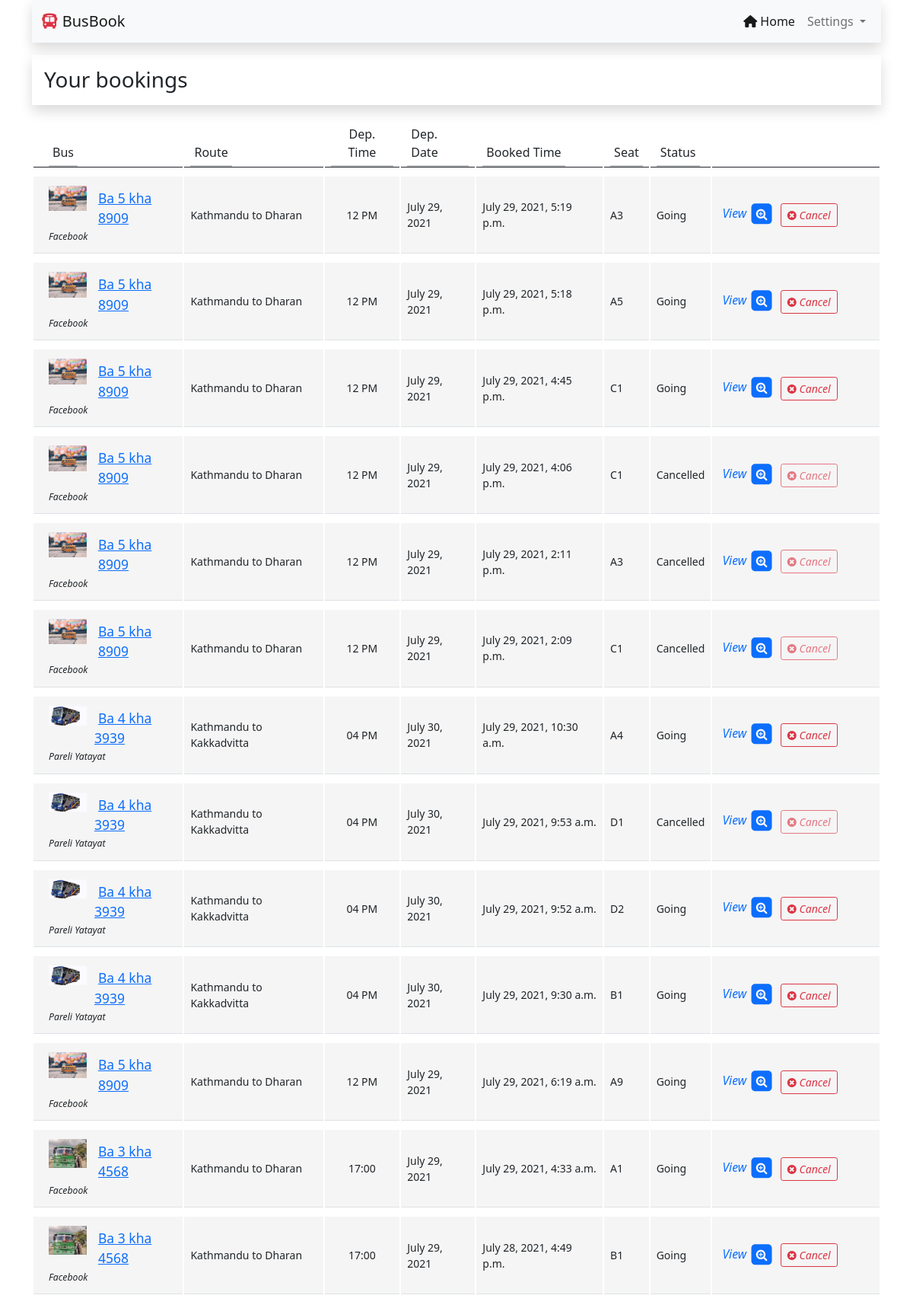
Before: /booking/your-bookings (signed in) with the older database file.
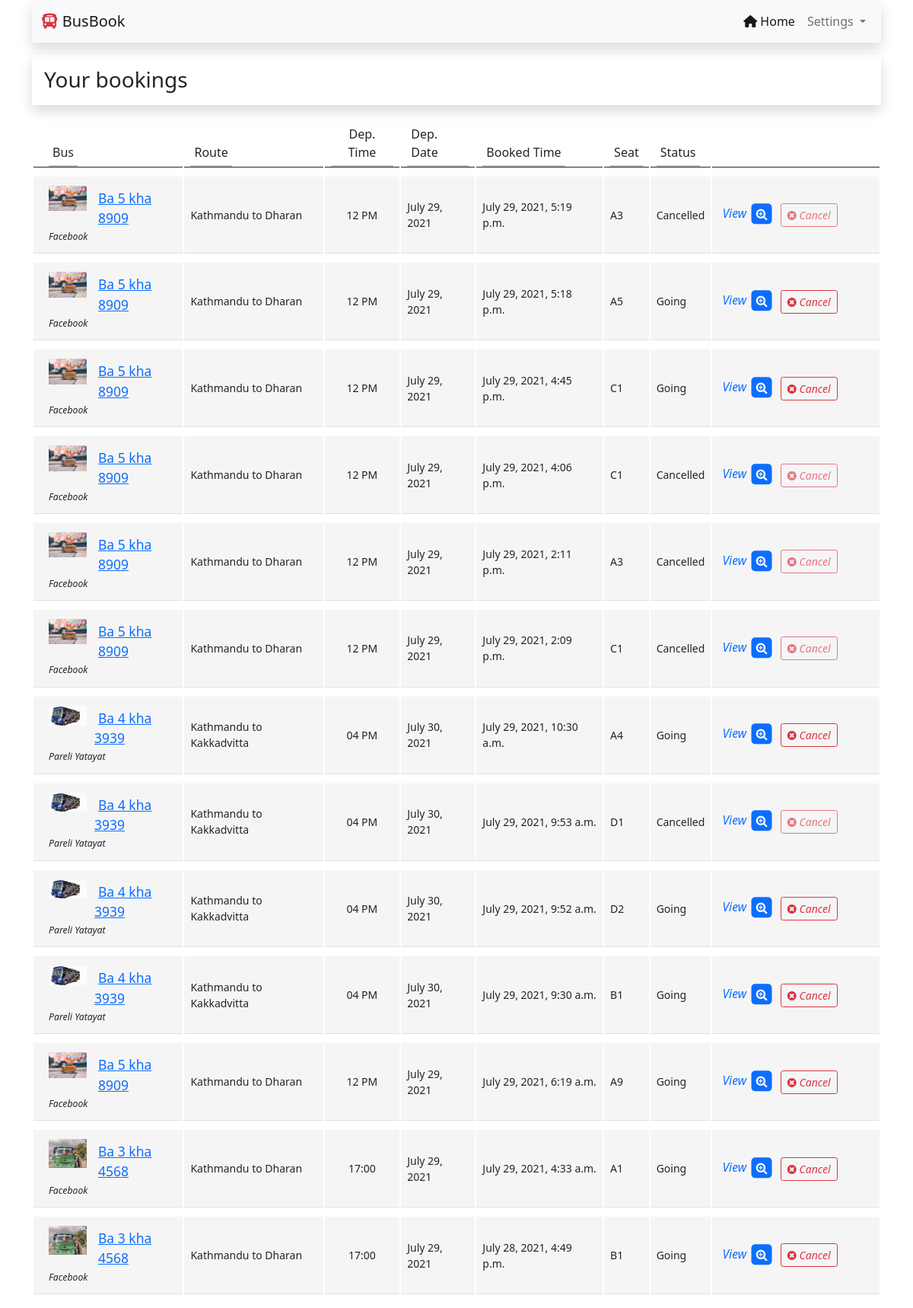
After: the same page with the newer database file.
### booking/models.py (models this page shows, shortened)
class Reservation(models.Model):
    route=models.ForeignKey(Route, on_delete=models.CASCADE)
    user=models.ForeignKey(User, on_delete=models.CASCADE)
    seat=models.ForeignKey(Seat, on_delete=models.CASCADE)
    date_created = models.DateTimeField(default=datetime.now, blank=True)
    cancelled=models.BooleanField(default=False)
    user_phone=models.CharField(max_length=15, null=True)

class Route(models.Model):
    bus=models.ForeignKey(Bus, on_delete=models.CASCADE)
    source=models.CharField(max_length=100)
    destination=models.CharField(max_length=100)
    date=models.DateField()
    time= models.CharField(max_length=5)
    fare=models.IntegerField(null=False)
    def __str__(self):
        return ((self.source).capitalize() + ' to ' + (self.destination).capitalize())

class Bus(models.Model):
    bus_no= models.CharField(max_length=50)
    company=models.ForeignKey(BusCompany, on_delete=models.CASCADE)
    totalseat=models.IntegerField(default=0)
    ac= models.BooleanField(default=False)
    driver= models.CharField(max_length=100)
    phone=models.CharField(max_length=15)
    photo=models.ImageField(upload_to='buspic')
    def __str__(self):
        return self.bus_no

class BusCompany(models.Model):
    name= models.CharField(max_length=100)
    phone=models.CharField(max_length=15)

class Seat(models.Model):
    seat_id=models.CharField(max_length=10, primary_key=True)
    def __str__(self):
        return self.seat_id

### booking/views.py (the view, shortened to what this page needs)
# urls.py: path('your-bookings', BookingList.as_view(), name='bookinglist'),
class BookingList(ListView):
    template_name='booking/your_bookings.html'
    context_object_name = 'booking'
    def get_queryset(self):
        user=self.request.user
        queryset = Reservation.objects.filter(user=user).order_by('-id')
        return queryset

### templates/booking/your_bookings.html (shortened to what this page needs)
{% extends 'base.html' %}
{% block navblock %}
<div class="container mt-3">
    <link href="https://maxcdn.bootstrapcdn.com/font-awesome/4.3.0/css/font-awesome.min.css" rel="stylesheet">
    <h3 class="my-3 shadow p-3">Your bookings</h3>
<div class="row">
	<div class="col-lg-12">
		<div class="main-box clearfix">
			<div class="table-responsive">
				<table class="table user-list">
					<thead>
						<tr>
							<th><span>Bus</span></th>
							<th><span>Route</span></th>
							<th class="text-center"><span>Dep. Time</span></th>
							<th><span>Dep. Date</span></th>
							<th><span>Booked Time</span></th>
							<th><span>Seat</span></th>
                            <th><span>Status</span></th>
							<th>&nbsp;</th>
						</tr>
					</thead>
					<tbody>
                        {% for i in booking%}
						<tr>
							<td>
								<img src="{{i.route.bus.photo.url}}" alt="">
								<a href="#" class="user-link">{{i.route.bus}}</a>
								<span class="user-subhead">{{i.route.bus.company.name}}</span>
							</td>
							<td>
								{{i.route}}
							</td>
							<td class="text-center">
								<span class="label label-default">{{i.route.time}}</span>
							</td>
							<td>
								<span class="label label-default">{{i.route.date}}</span>
							</td>
                            <td>
								<span class="label label-default">{{i.date_created}}</span>
							</td>
                            <td>
								<span class="label label-default">{{i.seat}}</span>
							</td>
                            {% if i.cancelled%}
                            <td>
								<span class="label label-default">Cancelled</span>
							</td>
                            {%else%}
                            <td>
								<span class="label label-default">Going</span>
							</td>
                            {%endif%}
							<td style="width: 20%;">
                                <form method="POST">
								<a href="{% url 'booking:route' i.route.id %}" class="table-link text-decoration-none">
                                    <i>View</i>
									<span class="fa-stack">
										<i class="fa fa-square fa-stack-2x"></i>
										<i class="fa fa-search-plus fa-stack-1x fa-inverse"></i>
									</span>
								</a>
                                    {% if i.cancelled%}
                                    <button   class="btn btn-outline-danger btn-sm disabled">
										<i class="fa fa-times-circle "></i>
                                    <i>Cancel</i>
								    </button>
                                    {%else%}
                                    <button  type="submit" onclick="return confirm('Are you sure want to cancel the trip?')" class="btn btn-outline-danger btn-sm">
										<i class="fa fa-times-circle "></i>
                                    <i>Cancel</i>
								    </button>
                                    {%endif%}
                                </form>
							</td>
						</tr>
                        {%empty%}
                        <h3 class="text-center my-3">No bookings yet.</h3>
                        {% endfor %}
					</tbody>
				</table>
			</div>
		</div>
	</div>
</div>
</div>
{%endblock%}

### templates/base.html (shortened to what this page needs)
<!doctype html>
<html lang="en">
  <head>
    <link href="https://cdn.jsdelivr.net/npm/bootstrap@5.0.2/dist/css/bootstrap.min.css" rel="stylesheet">
  </head>
  <body>
      <div class="container">
        <nav class="navbar navbar-expand-lg navbar-light bg-light shadow" >
            <div class="container-fluid">
                <a class="navbar-brand" href="{% url 'booking:home' %}"><i class="fas fa-bus text-danger"></i> BusBook</a>
                <div class="collapse navbar-collapse" id="navbarNavDropdown">
                  <ul class="navbar-nav ms-auto">
                    <li class="nav-item">
                      <a class="nav-link active" aria-current="page" href="{% url 'booking:home' %}"><i class="fas fa-home"></i> Home</a>
                    </li>
                    {% if user.is_authenticated %}
                    <li class="nav-item dropdown">
                      <a class="nav-link dropdown-toggle" href="#" id="navbarDropdownMenuLink" role="button" data-bs-toggle="dropdown" aria-expanded="false">
                        Settings
                      </a>
                    </li>
                    {%endif%}
                  </ul>
                </div>
              </div>
          </nav>
    </div>
    {% block navblock %}
    {% endblock %}
  </body>
</html>

### templates/booking/your_bookings.html (style rules this page uses)
.user-list tbody td > img { position: relative; max-width: 50px; float: left; margin-right: 15px; }
.user-list tbody td .user-link { display: block; font-size: 1.25em; padding-top: 3px; margin-left: 60px; }
.user-list tbody td .user-subhead { font-size: 0.875em; font-style: italic; }
.table { border-collapse: separate; }
.table thead > tr > th { border-bottom: 1px solid #C2C2C2; padding-bottom: 0; }
.table tbody > tr > td { font-size: 0.875em; background: #f5f5f5; border-top: 10px solid #fff; vertical-align: middle; padding: 12px 8px; }
.table tbody > tr > td:first-child, .table thead > tr > th:first-child { padding-left: 20px; }
.table thead > tr > th span { border-bottom: 2px solid #C2C2C2; display: inline-block; padding: 0 5px; padding-bottom: 5px; font-weight: normal; }
.table a.table-link { margin: 0 5px; font-size: 1.125em; }

Changed rows visible on the page:
changed Reservation "July 29, 2021, 5:19 p.m.": cancelled "Going" → "Cancelled"
